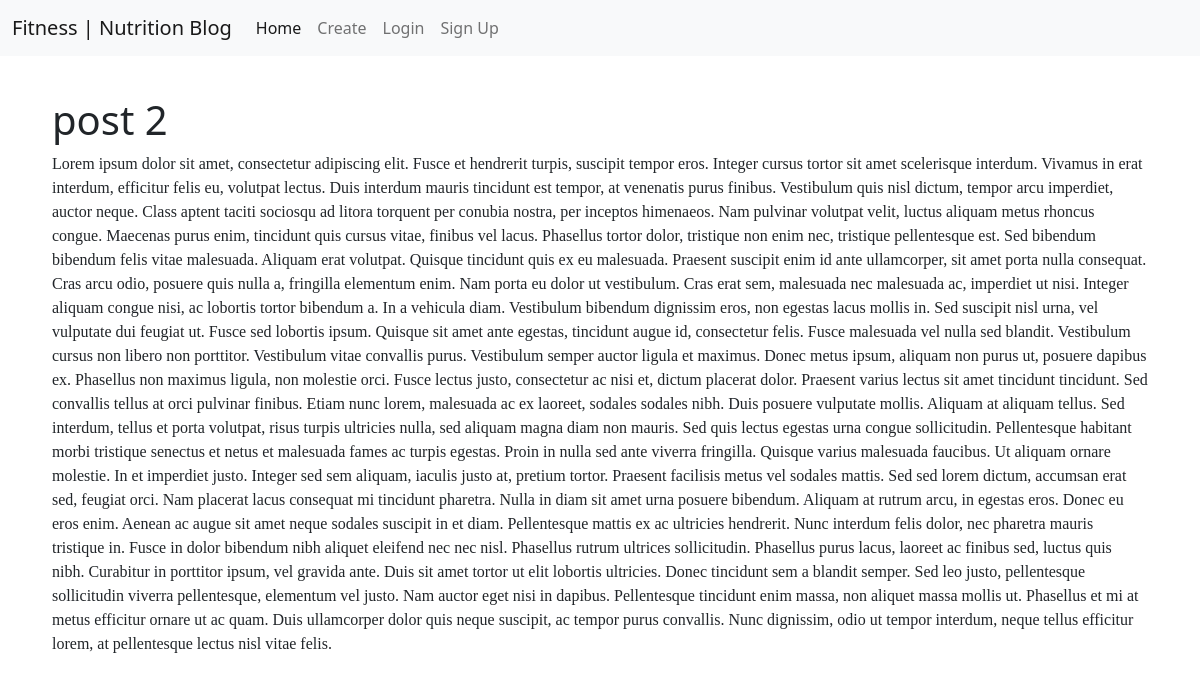
The app's page /messagedetail/2/ with its own data.
### blog/models.py (models this page shows, shortened)
class Post(models.Model):
    title = models.CharField(max_length=200)
    author = models.ForeignKey(
        'auth.User',
        on_delete=models.CASCADE
    )
    body = models.TextField()
    created_at = models.DateTimeField(auto_now_add=True)

### blog/views.py (the view)
class MessageDetailView(DetailView):
    template_name = "detail.html"
    model = Post

### templates/detail.html (shortened to what this page needs)
{% extends 'base.html' %}
{% block content %}
<div class="row" style="margin: 10px; padding: 10px;">
    <h1>{{ post.title }} </h1>
    <p>{{ post.body }}</p>
    <br />
</div>
{% endblock content %}

### static/css/base.css (style rules this page uses)
p { font-family: 'Libre Baskerville', serif; font-weight: 400; }

### records on screen
Post: title "post 2", body "Lorem ipsum dolor sit amet, consectetur adipiscing elit. Fusce et hendrerit turpis, suscipit tempor eros. Integer cursus tortor sit amet scelerisque interdum. Vivamus in erat interdum, efficitur felis eu, volutpat lectus. Duis interdum mauris tincidunt est tempor, at venenatis purus finibus. Vestibulum quis nisl dictum, tempor arcu imperdiet, auctor neque. Class aptent taciti sociosqu ad litora torquent per conubia nostra, per inceptos himenaeos. Nam pulvinar volutpat velit, luctus aliquam metus rhoncus congue. Maecenas purus enim, tincidunt quis cursus vitae, finibus vel lacus. Phasellus tortor dolor, tristique non enim nec, tristique pellentesque est. Sed bibendum bibendum felis vitae…"
